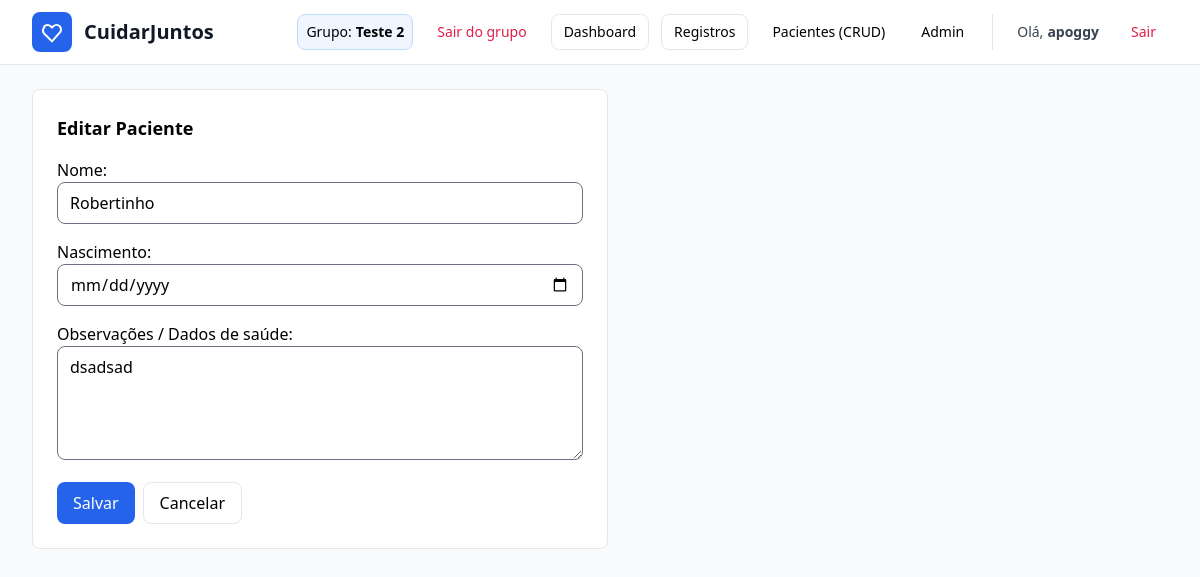
Page /care/patients/1/edit/ (signed in) on the committed database.
### care/models.py (models this page shows, shortened)
class CareGroup(models.Model):
    name = models.CharField("Nome do grupo", max_length=120)
    patient = models.OneToOneField(
        Patient, on_delete=models.CASCADE, related_name="care_group"
    )
    created_by = models.ForeignKey(
        User, on_delete=models.SET_NULL, null=True, blank=True,
        related_name="created_groups"
    )
    created_at = models.DateTimeField(auto_now_add=True)

class Patient(models.Model):
    name = models.CharField("Nome", max_length=120)
    birth_date = models.DateField("Nascimento", null=True, blank=True)
    notes = models.TextField("Observações / Dados de saúde", blank=True)
    created_by = models.ForeignKey(
        User, on_delete=models.CASCADE, related_name="patients",
        null=True, blank=True, db_index=True
    )
    user = models.OneToOneField(
        User, on_delete=models.SET_NULL, related_name="as_patient",
        null=True, blank=True
    )
    def __str__(self):
        return self.name

### care/views.py (the view)
# urls.py: path("patients/<int:pk>/edit/", PatientUpdate.as_view(), name="patient-update"),
class PatientUpdate(PatientCreate.__bases__[0], UpdateView):  # LoginRequiredMixin, UpdateView
    model = Patient
    form_class = PatientForm
    template_name = "care/patient_form.html"
    success_url = reverse_lazy("care:patient-list")
    def dispatch(self, request, *args, **kwargs):
        if not request.user.is_superuser:
            raise PermissionDenied
        return super().dispatch(request, *args, **kwargs)

### care/forms.py
class PatientForm(forms.ModelForm):
    class Meta:
        model = Patient
        fields = ["name", "birth_date", "notes"]
        widgets = {
            "name": forms.TextInput(attrs={"class": "border rounded-lg w-full px-3 py-2"}),
            "birth_date": forms.DateInput(attrs={"type": "date", "class": "border rounded-lg w-full px-3 py-2"}),
            "notes": forms.Textarea(attrs={"rows": 4, "class": "border rounded-lg w-full px-3 py-2"}),
        }

### care/context_processors.py (called while the page is built)
def current_group(request):
    if not request.user.is_authenticated:
        return {"current_group": None, "current_group_membership": None}
    try:
        gm = GroupMembership.objects.select_related("group").get(user=request.user)
        return {"current_group": gm.group, "current_group_membership": gm}
    except GroupMembership.DoesNotExist:
        return {"current_group": None, "current_group_membership": None}

### templates/care/patient_form.html (shortened to what this page needs)
{% extends 'base.html' %}
{% block content %}
<div class="bg-white border rounded-lg p-6 max-w-xl">
  <h2 class="text-lg font-semibold mb-4">{% if view.object %}Editar{% else %}Novo{% endif %} Paciente</h2>
  <form method="post" class="space-y-4">
    <div>{{ form.name.label_tag }} {{ form.name }}</div>
    <div>{{ form.birth_date.label_tag }} {{ form.birth_date }}</div>
    <div>{{ form.notes.label_tag }} {{ form.notes }}</div>
    <div class="flex gap-2">
      <button class="bg-blue-600 text-white px-4 py-2 rounded-lg">Salvar</button>
      <a class="px-4 py-2 border rounded-lg" href="{% url 'care:patient-list' %}">Cancelar</a>
    </div>
  </form>
</div>
{% endblock %}

### templates/base.html (shortened to what this page needs)
<!doctype html>
<html lang="pt-br">
<head>
  <script src="https://cdn.tailwindcss.com?plugins=forms"></script>
</head>
<body class="bg-gray-50 min-h-screen">
<header class="bg-white border-b sticky top-0 z-40">
  <div class="max-w-7xl mx-auto px-3 sm:px-6 lg:px-8">
    <div class="h-16 flex items-center gap-4">
      <a href="{% if request.user.is_authenticated %}{% url 'care:dashboard' %}{% else %}{% url 'accounts:login' %}{% endif %}"
         class="flex items-center gap-3">
        <div class="bg-blue-600 p-2 rounded-lg">
          <svg class="w-6 h-6 text-white" fill="none" stroke="currentColor" viewBox="0 0 24 24" aria-hidden="true">
            <path stroke-linecap="round" stroke-linejoin="round" stroke-width="2"
              d="M4.318 6.318a4.5 4.5 0 016.364 0L12 7.636l1.318-1.318a4.5 4.5 0 116.364 6.364L12 21.364l-7.682-7.682a4.5 4.5 0 010-6.364z" />
          </svg>
        </div>
        <div class="leading-tight">
          <h1 class="text-lg sm:text-xl font-bold text-gray-900">CuidarJuntos</h1>
        </div>
      </a>
      <nav class="hidden md:flex items-center gap-2 lg:gap-3 text-sm ml-auto">
        {% if request.user.is_authenticated %}
          {% if current_group %}
            <span class="inline-flex items-center h-9 px-2 rounded-lg bg-blue-50 border border-blue-200">
              Grupo: <strong class="ml-1 whitespace-nowrap">{{ current_group.name }}</strong>
            </span>
            <form method="post" action="{% url 'care:group-leave' %}" class="inline">
              <button type="submit"
                class="inline-flex items-center h-9 px-3 rounded-lg text-rose-600 hover:bg-rose-50">
                Sair do grupo
              </button>
            </form>
            <a href="{% url 'care:dashboard' %}"
               class="inline-flex items-center h-9 px-3 rounded-lg border hover:bg-gray-50">
              Dashboard
            </a>
            <a href="{% url 'care:record-create' %}"
               class="inline-flex items-center h-9 px-3 rounded-lg border hover:bg-gray-50">
              Registros
            </a>
          {% else %}
            <a href="{% url 'care:choose-group' %}"
               class="inline-flex items-center h-9 px-3 rounded-lg text-blue-600 hover:bg-blue-50">
              Criar/Entrar em grupo
            </a>
          {% endif %}
          {% if request.user.is_superuser %}
            <a href="{% url 'care:patient-list' %}"
               class="inline-flex items-center h-9 px-3 rounded-lg hover:bg-gray-50">
              Pacientes (CRUD)
            </a>
            <a href="{% url 'admin:index' %}"
               class="inline-flex items-center h-9 px-3 rounded-lg hover:bg-gray-50">
              Admin
            </a>
          {% endif %}
          <span class="inline-flex items-center h-9 px-2 text-gray-700">
            Olá, <strong class="ml-1">{{ request.user.username }}</strong>
          </span>
          <form method="post" action="{% url 'accounts:logout' %}" class="inline">
            <button type="submit"
              class="inline-flex items-center h-9 px-3 rounded-lg text-rose-600 hover:bg-rose-50">
              Sair
            </button>
          </form>
        {% endif %}
      </nav>
    </div>
    </div>
  </header>
  <main class="max-w-7xl mx-auto px-3 sm:px-6 lg:px-8 py-6">
    {% block content %}{% endblock %}
  </main>
</body>
</html>

### templates/base.html (style rules this page uses)
html, body { overflow-x: hidden; }
img, video, canvas, svg { max-width: 100%; height: auto; }

### rows in the picture
CareGroup: name "Teste 2"
Patient: name "Robertinho", notes "dsadsad"

### other values in the picture
{{ request.user.username }} "apoggy"
